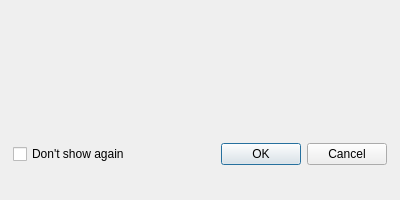
<?xml version="1.0" encoding="UTF-8"?>
<ui version="4.0">
 <class>CUpdateInfoDialog</class>
 <widget class="QDialog" name="CUpdateInfoDialog">
  <property name="geometry">
   <rect>
    <x>0</x>
    <y>0</y>
    <width>400</width>
    <height>200</height>
   </rect>
  </property>
  <property name="minimumSize">
   <size>
    <width>400</width>
    <height>200</height>
   </size>
  </property>
  <property name="windowTitle">
   <string>Update checker</string>
  </property>
  <property name="modal">
   <bool>true</bool>
  </property>
  <layout class="QVBoxLayout" name="vl_DownloadAndInstall">
   <property name="leftMargin">
    <number>4</number>
   </property>
   <property name="topMargin">
    <number>4</number>
   </property>
   <property name="rightMargin">
    <number>4</number>
   </property>
   <property name="bottomMargin">
    <number>4</number>
   </property>
   <item>
    <widget class="BlackGui::Components::CUpdateInfoComponent" name="comp_UpdateInfo">
     <property name="minimumSize">
      <size>
       <width>0</width>
       <height>75</height>
      </size>
     </property>
    </widget>
   </item>
   <item>
    <widget class="QWidget" name="wi_Bottom" native="true">
     <layout class="QHBoxLayout" name="hl_Bottom">
      <property name="leftMargin">
       <number>9</number>
      </property>
      <property name="topMargin">
       <number>9</number>
      </property>
      <property name="rightMargin">
       <number>9</number>
      </property>
      <property name="bottomMargin">
       <number>0</number>
      </property>
      <item>
       <widget class="QCheckBox" name="cb_DontShowAgain">
        <property name="text">
         <string>Don't show again</string>
        </property>
       </widget>
      </item>
      <item>
       <widget class="QDialogButtonBox" name="bb_UpdateInfolDialog">
        <property name="orientation">
         <enum>Qt::Horizontal</enum>
        </property>
        <property name="standardButtons">
         <set>QDialogButtonBox::Cancel|QDialogButtonBox::Ok</set>
        </property>
       </widget>
      </item>
     </layout>
    </widget>
   </item>
  </layout>
 </widget>
 <customwidgets>
  <customwidget>
   <class>BlackGui::Components::CUpdateInfoComponent</class>
   <extends>QFrame</extends>
   <header>blackgui/components/updateinfocomponent.h</header>
   <container>1</container>
  </customwidget>
 </customwidgets>
 <resources/>
 <connections>
  <connection>
   <sender>bb_UpdateInfolDialog</sender>
   <signal>accepted()</signal>
   <receiver>CUpdateInfoDialog</receiver>
   <slot>accept()</slot>
   <hints>
    <hint type="sourcelabel">
     <x>248</x>
     <y>254</y>
    </hint>
    <hint type="destinationlabel">
     <x>157</x>
     <y>274</y>
    </hint>
   </hints>
  </connection>
  <connection>
   <sender>bb_UpdateInfolDialog</sender>
   <signal>rejected()</signal>
   <receiver>CUpdateInfoDialog</receiver>
   <slot>reject()</slot>
   <hints>
    <hint type="sourcelabel">
     <x>316</x>
     <y>260</y>
    </hint>
    <hint type="destinationlabel">
     <x>286</x>
     <y>274</y>
    </hint>
   </hints>
  </connection>
 </connections>
</ui>
